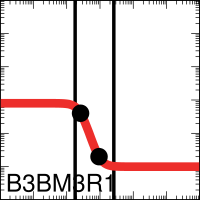

This figure's gnuplot source:

set output "demo_abstract0xFE_002_A000_xfer_model_B3_BM3R1.eps"
set terminal postscript eps enhanced color "Helvetica, 35" size 2,2
set logscale x
set logscale y
set lmargin screen 0.0
set rmargin screen 1.0
set tmargin screen 1.0
set bmargin screen 0.0
set size ratio 1.0
set border linewidth 2
set tics scale 2
set mxtics 10
set mytics 10
set key bottom left
set key samplen -1
set xrange [0.001:1000.0]
set yrange [0.001:1000.0]
set format y "10^{%L}"    
set format x "10^{%L}"    
set format x ""    
set xlabel '00000101'
set arrow from 0.1797076381418105,0.001 to 0.1797076381418105,1000.0 nohead lw 10 lt 2 lc rgb '#000000'
set arrow from 2.6060344668551934,0.001 to 2.6060344668551934,1000.0 nohead lw 10 lt 2 lc rgb '#000000'
ymin = 0.01
ymax = 0.8
K = 0.26
n = 3.4
set dummy x

plot ymin+(ymax-ymin)/(1.0+(x/K)**n) lw 25 lc rgb '#EE2F2B' title 'B3BM3R1',\
 "<echo '1 2'" using (0.261943294):(0.399999999937843)  with points pt 7 ps 4 lc rgb 'black' notitle,\
 "<echo '1 2'" using (0.936422328):(0.020000000006663757)  with points pt 7 ps 4 lc rgb 'black' notitle
